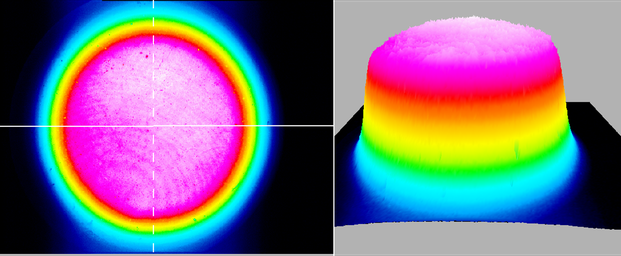
#> input picture Sym1.png, 621 x 256 px, shrunk from 1652 x 680 before the run
$ python example_usage.py
#> lines starting #> are read from the running program, lines starting #| are printed output that depends on the picture
### pattern_symmetry_analyzer.py
import cv2
import numpy as np
import matplotlib.pyplot as plt
from matplotlib.patches import Circle
from matplotlib.widgets import Button
import os
from typing import Tuple, List, Dict
import json
from scipy import signal
from scipy.ndimage import median_filter

class PatternSymmetryAnalyzer:
    def __init__(self, threshold_percentage: float = 15.0, smoothing_level: str = 'medium'):
        """
        Initialize the Pattern Symmetry Analyzer

        Args:
            threshold_percentage: Percentage threshold for intensity variation
                                to consider regions as symmetric
            smoothing_level: Level of smoothing to apply ('light', 'medium', 'heavy')
        """
        self.threshold_percentage = threshold_percentage
        self.smoothing_level = smoothing_level
        self.center = None
        self.current_image = None
        self.current_image_path = None
        self.gray_image = None
        self.preprocessed_image = None

    def load_image(self, image_path: str) -> np.ndarray:
        """Load and return image in RGB format"""
#> called with image_path = 'Sym1.png'
        image = cv2.imread(image_path)
#> image is the input picture: shape (256, 621, 3); mean B, G, R 128.9, 110.3, 122.7
        if image is None:
            raise ValueError(f"Could not load image from {image_path}")

        # Convert BGR to RGB for matplotlib
        image_rgb = cv2.cvtColor(image, cv2.COLOR_BGR2RGB)
        self.current_image = image_rgb
        self.current_image_path = image_path

        # Convert to grayscale for analysis
        self.gray_image = cv2.cvtColor(image, cv2.COLOR_BGR2GRAY)
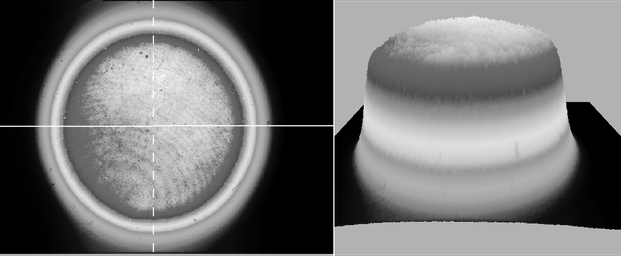
#> self.gray_image: shape (256, 621); min 0, max 255, mean 116.1

        # Apply preprocessing
        self.preprocessed_image = self.preprocess_image(self.gray_image)

        return image_rgb

    def preprocess_image(self, image: np.ndarray) -> np.ndarray:
        """
        Apply sophisticated preprocessing to remove spikes and smooth the image

        Args:
            image: Grayscale image

        Returns:
            Preprocessed image
        """
        processed = image.copy()

        # Step 1: Median filter to remove salt-and-pepper noise and spikes
        if self.smoothing_level in ['medium', 'heavy']:
            kernel_size = 5 if self.smoothing_level == 'medium' else 7
            processed = median_filter(processed, size=kernel_size)
            print(f"Applied median filter (kernel size: {kernel_size}) to remove spikes")

        # Step 2: Bilateral filter for edge-preserving smoothing
        # This maintains edges while smoothing uniform areas
        if self.smoothing_level == 'light':
            processed = cv2.bilateralFilter(processed, d=5, sigmaColor=50, sigmaSpace=50)
        elif self.smoothing_level == 'medium':
            processed = cv2.bilateralFilter(processed, d=9, sigmaColor=75, sigmaSpace=75)
        elif self.smoothing_level == 'heavy':
            processed = cv2.bilateralFilter(processed, d=13, sigmaColor=100, sigmaSpace=100)
        print(f"Applied bilateral filter ({self.smoothing_level} smoothing)")

        # Step 3: Gaussian blur for final smoothing
        if self.smoothing_level == 'medium':
            processed = cv2.GaussianBlur(processed, (5, 5), 1.0)
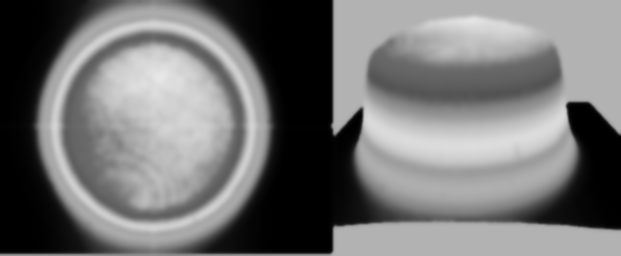
#> processed: shape (256, 621); min 0, max 233, mean 115.7
        elif self.smoothing_level == 'heavy':
            processed = cv2.GaussianBlur(processed, (7, 7), 1.5)

        # Optional Step 4: Morphological operations for very noisy images
        if self.smoothing_level == 'heavy':
            # Opening (erosion followed by dilation) to remove small noise
            kernel = cv2.getStructuringElement(cv2.MORPH_ELLIPSE, (3, 3))
            processed = cv2.morphologyEx(processed, cv2.MORPH_OPEN, kernel)
            print("Applied morphological opening to remove small noise regions")

        return processed

    def select_center(self, image: np.ndarray) -> Tuple[int, int]:
        """
        Interactive center selection using matplotlib
        Returns (x, y) coordinates of selected center
        """
        self.center = None

        fig, (ax1, ax2) = plt.subplots(1, 2, figsize=(15, 7))

        # Show original image
        ax1.imshow(image)
        ax1.set_title("Click to select the center of the pattern")

        # Show preprocessed grayscale image
        ax2.imshow(self.preprocessed_image, cmap='gray')
        ax2.set_title(f"Preprocessed image ({self.smoothing_level} smoothing)")

        # [8 lines left out: function onclick, not called in this run]

        # Connect the click event
        cid = fig.canvas.mpl_connect('button_press_event', onclick)

        # Add a continue button
        ax_button = plt.axes([0.7, 0.02, 0.15, 0.04])
        btn_continue = Button(ax_button, 'Analyze')

        def on_continue(event):
            plt.close(fig)

        btn_continue.on_clicked(on_continue)

        plt.tight_layout()
        plt.show()
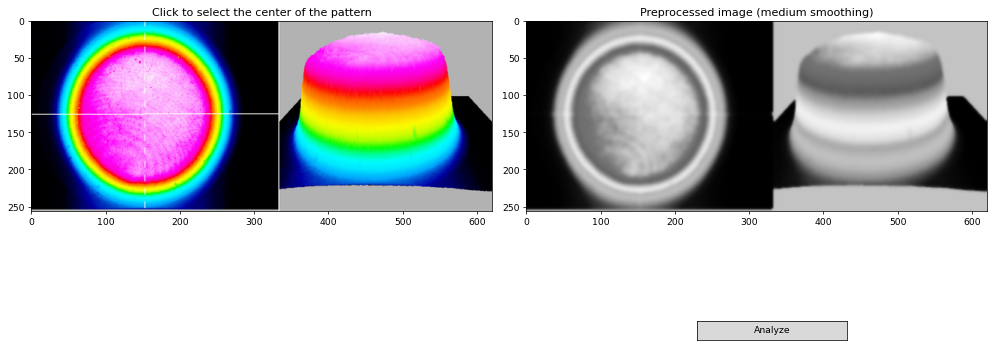
#> figure drawn by matplotlib, 2 panels

        if self.center is None:
            raise ValueError("No center point was selected")

        return self.center

    # [283 lines left out: functions analyze_radial_symmetry, visualize_analysis, save_results, not called in this run]

    def analyze_image(self, image_path: str):
        """Complete analysis workflow for a single image"""
        print(f"\nAnalyzing: {image_path}")
        print(f"Preprocessing with {self.smoothing_level} smoothing...")

        # Load image
        image = self.load_image(image_path)

        # Select center
        center = self.select_center(image)

        # Analyze symmetry
        results = self.analyze_radial_symmetry(center)

        # Visualize results
        self.visualize_analysis(results)

        # Save results
        self.save_results(results)

        return results


# Simple usage example
# [16 lines that do not run on import are left out]

### example_usage.py
"""
Example usage of the Pattern Symmetry Analyzer

This script demonstrates various ways to use the pattern symmetry analyzer
for single image analysis with different configurations.
"""

from pattern_symmetry_analyzer import PatternSymmetryAnalyzer
import os

def analyze_single_image_example():
    """Example: Analyze a single image with custom threshold"""
    print("\n" + "="*50)
    print("EXAMPLE 1: Single Image Analysis")
    print("="*50)

    # Create analyzer with 15% threshold (default)
    analyzer = PatternSymmetryAnalyzer(threshold_percentage=15.0)

    # Check if example image exists
    if os.path.exists("Sym1.png"):
        results = analyzer.analyze_image("Sym1.png")

        print(f"\nAnalysis complete!")
        print(f"Pattern is: {'SYMMETRIC' if results['is_symmetric'] else 'ASYMMETRIC'}")
        print(f"Asymmetric rings: {results['asymmetric_rings']} out of {results['total_rings']}")
    else:
        print("Example image 'Sym1.png' not found")

# [63 lines left out: functions analyze_with_strict_threshold, analyze_with_tolerant_threshold, custom_analysis_parameters, not called in this run]

if __name__ == "__main__":
    print("Pattern Symmetry Analyzer - Examples")
    print("====================================")
    print("\nThese examples demonstrate different ways to analyze single images.")
    print("You will need to interact with matplotlib windows to select centers.")
    print("\nPress Ctrl+C to skip to the next example.")

    # Run examples
    try:
        # Example 1: Default threshold
        analyze_single_image_example()

        # Uncomment to run other examples:
        # analyze_with_strict_threshold()
        # analyze_with_tolerant_threshold()
        # custom_analysis_parameters()

        print("\n" + "="*50)
        print("Examples complete! Check the generated files:")
        print("- analysis_*.png : Visual results")
        print("- results_*.json : Numerical data")
        print("="*50)

    except KeyboardInterrupt:
        print("\n\nExamples interrupted by user.")
    except Exception as e:
        print(f"\n\nError running examples: {str(e)}")

$ run again, with NotSym2.png copied over Sym1.png
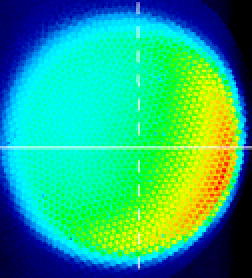
#> input picture NotSym2.png, 126 x 139 px, shrunk from 334 x 369 before the run (shown 2 times larger)
#> in load_image, image is the input picture: shape (139, 126, 3); mean B, G, R 129, 170.7, 36.5
#> in preprocess_image, `processed = median_filter(processed, size=kernel_size)`:
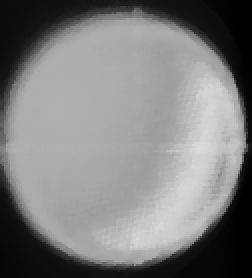
#> processed: shape (139, 126) (shown 2 times larger); min 0, max 219, mean 125.3
#> in select_center, `plt.show()`:
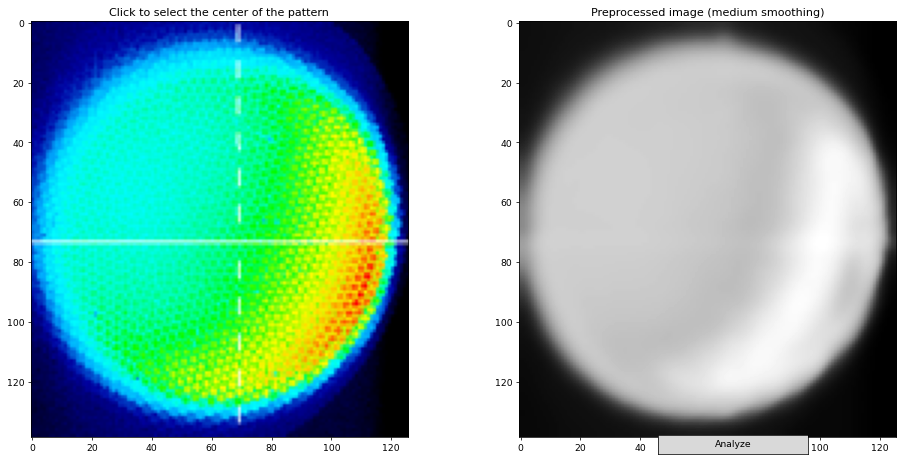
#> figure drawn by matplotlib, 2 panels
